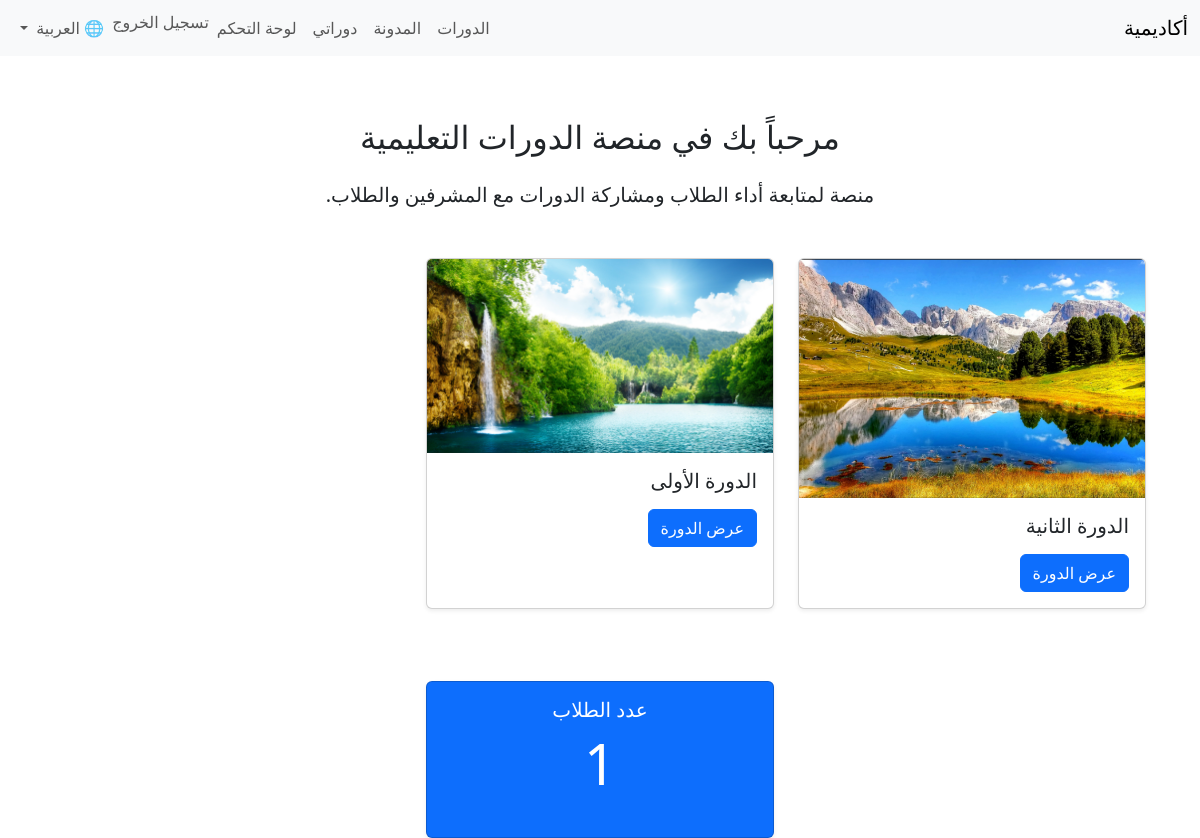
Page /ar/ (signed in) on the committed database.
### courses/models.py (models this page shows, shortened)
class Course(models.Model):
    title = models.CharField(max_length=200, verbose_name=_("عنوان الدورة"))
    description = models.TextField(verbose_name=_("وصف الدورة"))
    is_published = models.BooleanField(default=True, verbose_name=_("نشر الدورة"))
    price = models.DecimalField(max_digits=6, decimal_places=0, verbose_name=_("السعر"))
    created_at = models.DateTimeField(auto_now_add=True, verbose_name=_("تاريخ الإنشاء"))
    students = models.ManyToManyField(User, related_name="courses", blank=True, verbose_name=_("الطلاب المشتركين"))
    image = models.ImageField(upload_to='course_images/', null=True, blank=True, verbose_name=_("صورة الدورة"))
    duration = models.CharField(max_length=100, blank=True, null=True, verbose_name=_("مدة الدورة"))
    level = models.CharField(max_length=100, blank=True, null=True, verbose_name=_("مستوى الدورة"))
    prerequisites = models.TextField(blank=True, null=True, verbose_name=_("متطلبات الدورة"))
    class Meta:
        verbose_name = _("دورة")
        verbose_name_plural = _("الدورات")
        ordering = ['-created_at']

### courses/views.py (the view)
# urls.py: path('', views.home_page, name="home_page"),
def home_page(request):
    User = get_user_model()
    student_count = User.objects.annotate(course_count=Count('courses')).filter(course_count__gt=0).count()
    courses = Course.objects.filter(is_published=True)
    return render(request, 'courses/home.html', {
        'student_count': student_count,
        'courses': courses,
    })

### courses/templates/courses/home.html (shortened to what this page needs)
{% extends "base.html" %}
{% load static %}
{% load i18n %}
{% block content %}
<div class="container mt-5">
    <h2 class="mb-4 text-center">{% trans "مرحباً بك في منصة الدورات التعليمية" %}</h2>
    <p class="lead text-center mb-5">{% trans "منصة لمتابعة أداء الطلاب ومشاركة الدورات مع المشرفين والطلاب." %}</p>
    <div class="row mb-5">
        {% for course in courses %}
            <div class="col-md-4 mb-4">
                <div class="card shadow-sm h-100">
                    {% if course.image %}
                        <img src="{{ course.image.url }}" class="card-img-top" alt="{{ course.title }}">
                    {% else %}
                        <img src="{% static 'default-course.jpg' %}" class="card-img-top" alt="{% trans 'صورة الدورة' %}">
                    {% endif %}
                    <div class="card-body">
                        <h5 class="card-title">{{ course.title }}</h5>
                        <a href="{% url 'courses:course_detail' course.id %}" class="btn btn-primary">{% trans "عرض الدورة" %}</a>
                    </div>
                </div>
            </div>
        {% empty %}
            <div class="col-12 text-center">
                <p class="text-muted">{% trans "لا توجد دورات متاحة حالياً." %}</p>
            </div>
        {% endfor %}
    </div>
    <div class="row justify-content-center mt-5">
        <div class="col-md-4">
            <div class="card text-white bg-primary mb-4 shadow-sm h-100">
                <div class="card-body text-center">
                    <h5 class="card-title">{% trans "عدد الطلاب" %}</h5>
                    <p class="card-text display-4">{{ student_count }}</p>
                </div>
            </div>
        </div>
    </div>
</div>
{% endblock %}

### templates/base.html (style rules this page uses)
body { padding-top: 70px; }

### rows in the picture
Course: image (picture), title "الدورة الثانية"
Course: image (picture), title "الدورة الأولى"

### other values in the picture
{{ student_count }} "1"
